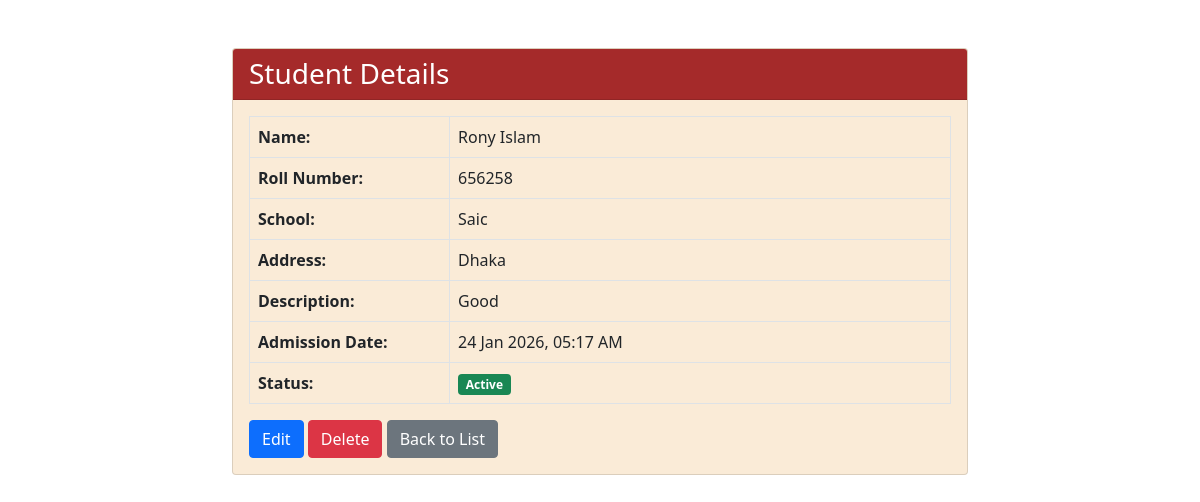
Page /student/10/view/ on the committed database.
### class/models.py (models this page shows, shortened)
class Student(models.Model):
    name = models.CharField(max_length=100)
    roll = models.IntegerField()
    school = models.CharField(max_length=100)
    address = models.CharField(max_length=100)
    description = models.CharField(max_length=150)
    addmission_date = models.DateTimeField(auto_now_add=True)
    is_active = models.BooleanField(default=False)
    create = models.DateTimeField(auto_now_add=True)
    update = models.DateTimeField(auto_now_add=True)

### class/views.py (the view)
# urls.py: path('<int:pk>/view/', Student_view, name='student_view'),
def Student_view(request, pk):
    try:
        student = Student.objects.get(id=pk)
    except Student.DoseNotExist:
        messages.error(request, "Student not foundd!")
        return redirect('student_list')
    context = {
            'student': student
        }
    return render(request, 'view.html', context)

### templates/view.html (shortened to what this page needs)
{% extends 'base.html' %}
{% block body %}
<div class="container mt-5">
    <div class="row justify-content-center">
        <div class="col-md-8">
            <div class="card" style="background-color: antiquewhite;">
                <div class="card-header" style="background-color: brown; color: white;">
                    <h3 class="mb-0">Student Details</h3>
                </div>
                <div class="card-body">
                    <table class="table table-bordered">
                        <tr>
                            <th width="200">Name:</th>
                            <td>{{ student.name }}</td>
                        </tr>
                        <tr>
                            <th>Roll Number:</th>
                            <td>{{ student.roll }}</td>
                        </tr>
                        <tr>
                            <th>School:</th>
                            <td>{{ student.school }}</td>
                        </tr>
                        <tr>
                            <th>Address:</th>
                            <td>{{ student.address }}</td>
                        </tr>
                        <tr>
                            <th>Description:</th>
                            <td>{{ student.description }}</td>
                        </tr>
                        <tr>
                            <th>Admission Date:</th>
                            <td>{{ student.addmission_date|date:"d M Y, h:i A" }}</td>
                        </tr>
                        <tr>
                            <th>Status:</th>
                            <td>
                                {% if student.is_active %}
                                    <span class="badge bg-success">Active</span>
                                {% else %}
                                    <span class="badge bg-secondary">Inactive</span>
                                {% endif %}
                            </td>
                        </tr>
                    </table>
                    <div class="mt-3">
                        <a href="{% url 'student_update' student.pk %}" class="btn btn-primary">
                             Edit
                        </a>
                        <a href="{% url 'student_delete' student.pk %}" class="btn btn-danger">
                             Delete
                        </a>
                        <a href="{% url 'student_list' %}" class="btn btn-secondary">
                             Back to List
                        </a>
                    </div>
                </div>
            </div>
        </div>
    </div>
</div>
{% endblock %}

### rows in the picture
Student: name "Rony Islam", roll "656258", school "Saic", address "Dhaka", description "Good", addmission_date "24 Jan 2026, 05:17 AM"
